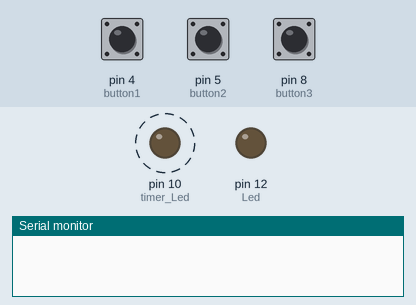
This sketch was run on a simulated Arduino Uno, built with avr-gcc and run on an emulated ATmega328P. Parts: output pins drawn as LEDs (lit = HIGH), the last lines printed to the serial monitor. Dashed ring = blinking. The test bench sets the inputs (shaded band); at power-on: pin 4 (button1) LOW, pin 8 (button3) LOW, pin 5 (button2) LOW.

Above: at 1.2 s.
1.3 s: pin 4 (button1) pulled HIGH for 0.15 s
At 1.37 s:
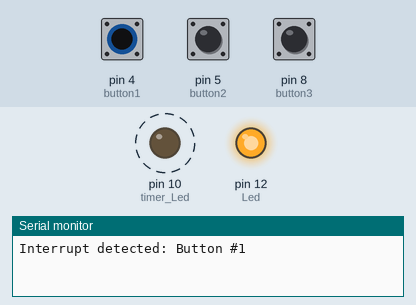
4.3 s: pin 8 (button3) pulled HIGH for 0.15 s
At 6.2 s:
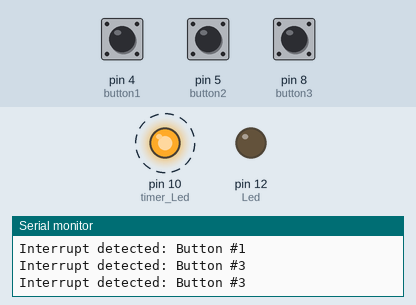
7.3 s: pin 8 (button3) pulled HIGH for 3.2 s
At 7.9 s:
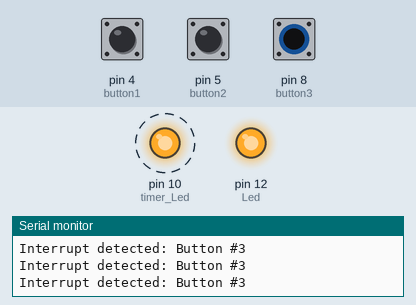
12.0 s: pin 4 (button1) pulled HIGH for 3.2 s
At 16.4 s:
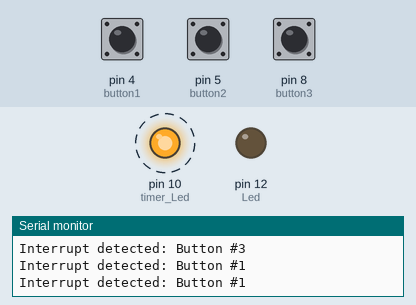
Timing chart, 0 to 17.7 s (numbered marks = the images above; inputs shaded):
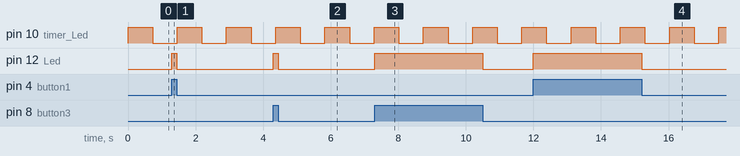

Measured:
- after the input at 1.3 s, pin 12 (Led): LOW → HIGH at once, → LOW 0.15 s later
- after the input at 4.3 s, pin 12 (Led): LOW → HIGH at once, → LOW 0.15 s later
- after the input at 7.3 s, pin 12 (Led): LOW → HIGH at once, → LOW 3.2 s later
- after the input at 12.0 s, pin 12 (Led): LOW → HIGH at once, → LOW 3.2 s later
- by itself, pin 10 (timer_Led): alternates HIGH for 0.73 s and LOW for 0.73 s

The sketch:

task_T4.ino
```cpp
const byte Led = 12;
const byte timer_Led = 10;
const byte button1 = 4;
const byte button2 = 5;
const byte button3 = 8;
bool LedState = false;
int counter = 0;
int timer1_compare_match = 20000;

void setup() {

  Serial.begin(9600);
  pinMode(button2, INPUT);
  pinMode(button1, INPUT);
  pinMode(button3, INPUT);
  pinMode(Led, OUTPUT);
  pinMode(timer_Led, OUTPUT);


  attachInterrupt(digitalPinToInterrupt (button1), button_1, CHANGE);
  attachInterrupt(digitalPinToInterrupt(button2), button_2, CHANGE);


  PCICR |= B00000101; // Enable interrupts on PD and PB port
  PCMSK2 |= B00110000;
  PCMSK0 |= B00000001;// Trigger interrupts on pins D4 and D5


  TCCR1A = 0;
  TCCR1B = 0;
  TCNT1 = timer1_compare_match;
  TCCR1B |= (1<< CS12);   //1


  TIMSK1 = (1 << OCIE1A);


  sei();

}

void loop() {

  delay(50);

}

void button_2()
{
  Serial.println("Interrupt detected: Button #2 ");
  LedState = !LedState;
  digitalWrite(Led, LedState);
}

void button_1()
{
  Serial.println("Interrupt detected: Button #1");
  LedState = !LedState;
  digitalWrite(Led, LedState);

}

ISR(PCINT0_vect){

  Serial.println("Interrupt detected: Button #3");
  LedState = !LedState;
  digitalWrite(Led, LedState);
}


  ISR(TIMER1_COMPA_vect){
  TCNT1 = timer1_compare_match;
  digitalWrite(timer_Led, digitalRead(timer_Led) ^ 1);
}

ISR (PCINT2_vect) {
  if (B00010000) {
    button_1();

  }
  else if (B00100000) {
    button_2();
  }
  }
```
